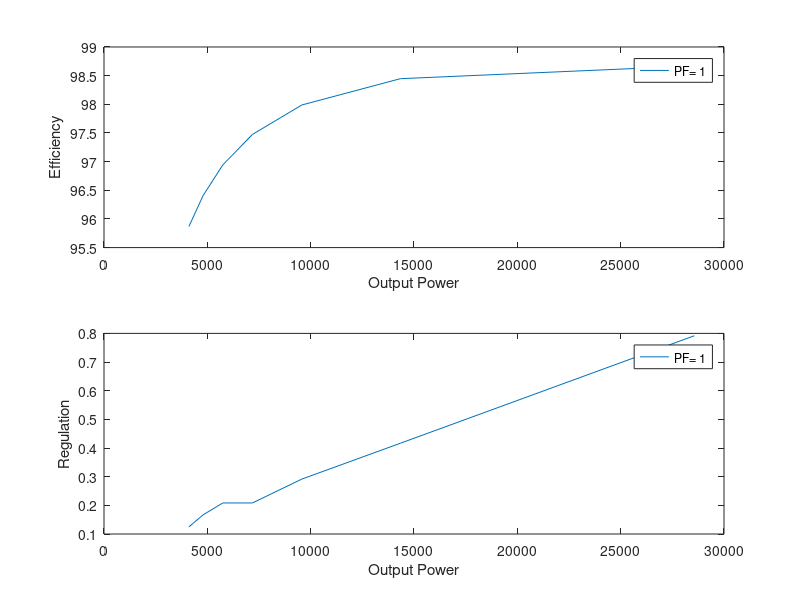

MATLAB code for this plot:
Isc = 207.4;
IL = [119,59.75, 39.89, 29.93, 23.95, 19.97,17.12];
ZL = [2,4,6,8,10,12,14];
vL= [238.1, 239, 239.3, 239.5, 239.5, 239.6, 239.7];
Po = 240*IL*1;
Psc=644.9;
Woc=172.7;
Voc = 240;
Wsc = ((IL/Isc).^2)*Psc;
Wt = Woc + Wsc;
Pi = Po + Wt;
eff = 100*(Po./Pi);
regulation= (Voc- vL)./Voc *100;
subplot(2,1,1)
plot(Po,eff);
legend("PF= 1");
xlabel('Output Power');
ylabel('Efficiency');
subplot(2,1,2)
plot(Po,regulation);
xlabel('Output Power');
ylabel('Regulation');
legend("PF= 1");
%pf = 1